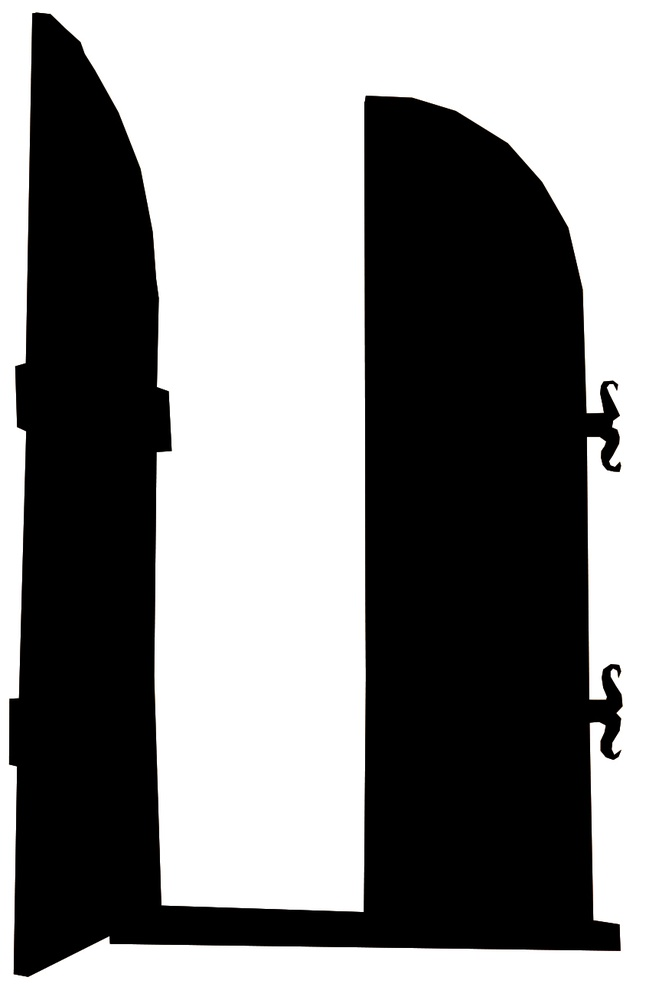
#> input picture traindata.jpg, 672 x 1000 px, shrunk from 878 x 1307 before the run
$ python imagemod2.py
#> lines starting #> are read from the running program, lines starting #| are printed output that depends on the picture; after the words box and inside, x2 and y2 are one past the last pixel; in counts of white or black regions, pixels touching at a corner belong together
from PIL import Image, ImageFilter
from PIL import ImageEnhance


image = Image.open('traindata.jpg')
#> image is the input picture: PIL image 672x1000 RGB; mean R, G, B 137.1, 137, 137
bw = image.convert('L')
th = 100
# [6 lines of commented-out code are left out]
bw = bw.point(lambda i: i < th and 255)
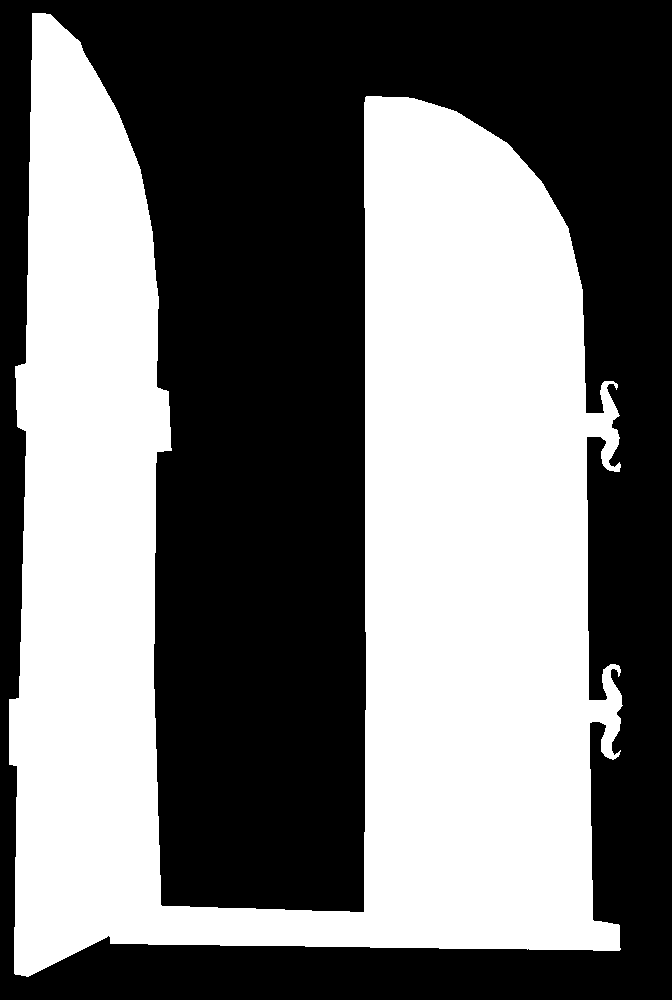
#> bw: PIL image 672x1000 L; 46.2% white; 1 white region, box (x1, y1, x2, y2) and area: (9, 13, 623, 977) 310367

bw = bw.filter(ImageFilter.FIND_EDGES)
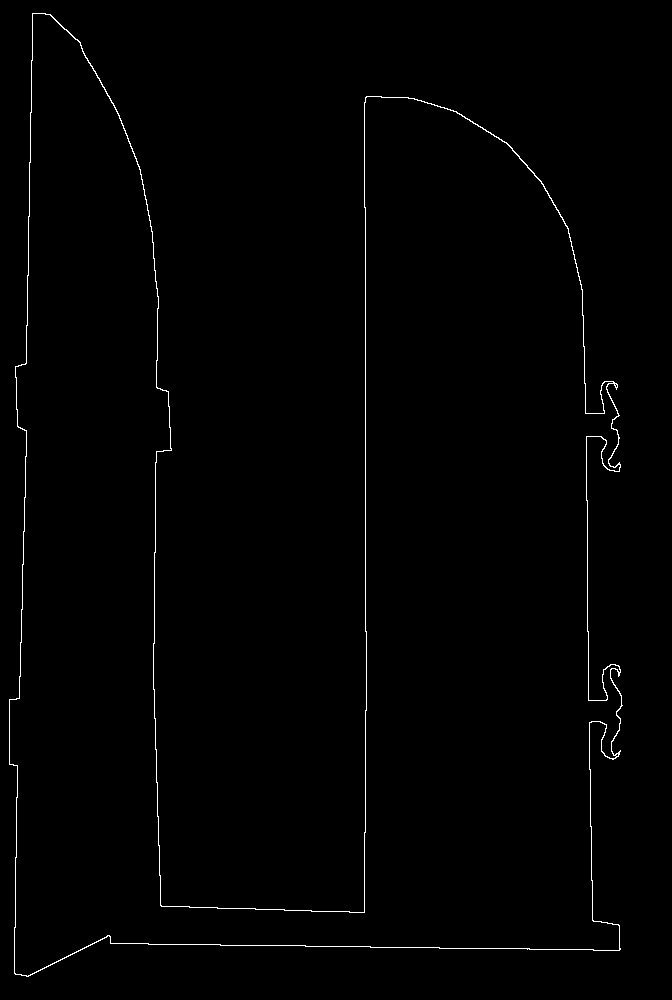
#> bw: PIL image 672x1000 L; 0.82% white in thin lines or dots, all inside (x1, y1, x2, y2) = (9, 13, 623, 977)


bw.save('outline.jpg')
